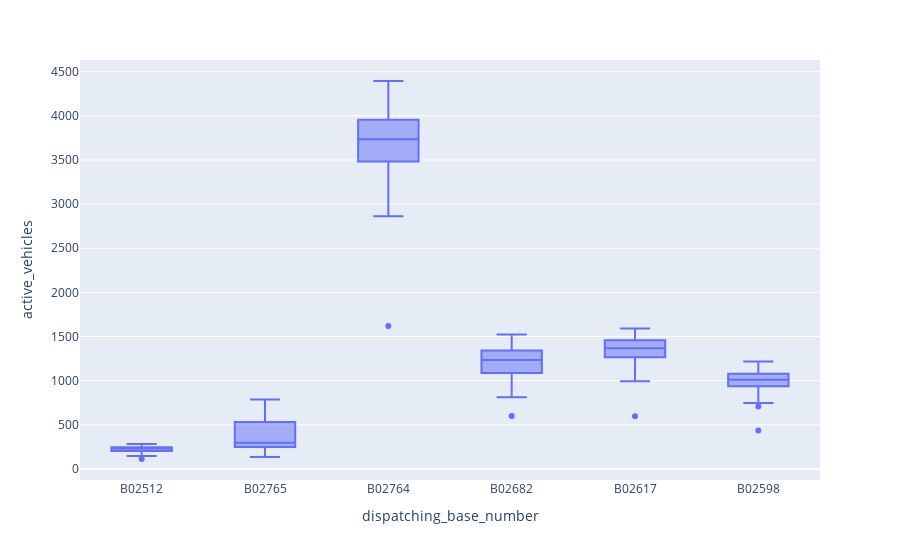

The code cell stored with this chart in its notebook:
### Code cell
px.box(x = 'dispatching_base_number', y ='active_vehicles',data_frame = uber_foil)

### Figure 1 — Plotly figure (JSON) as saved in the notebook; plotly's stock layout.template omitted (floating-point values rounded to 4 significant figures; data arrays with more than 128 entries replaced by an {"elided": "..."} marker saying what was removed)
{"data": [{"alignmentgroup": "True", "hovertemplate": "dispatching_base_number=%{x}<br>active_vehicles=%{y}<extra></extra>", "legendgroup": "", "marker": {"color": "#636efa"}, "name": "", "notched": false, "offsetgroup": "", "orientation": "v", "showlegend": false, "type": "box", "x": {"elided": "354 str values"}, "x0": " ", "xaxis": "x", "y": {"elided": "354 int values"}, "y0": " ", "yaxis": "y"}], "layout": {"boxmode": "group", "legend": {"tracegroupgap": 0}, "margin": {"t": 60}, "xaxis": {"anchor": "y", "domain": [0, 1], "title": {"text": "dispatching_base_number"}}, "yaxis": {"anchor": "x", "domain": [0, 1], "title": {"text": "active_vehicles"}}}}
